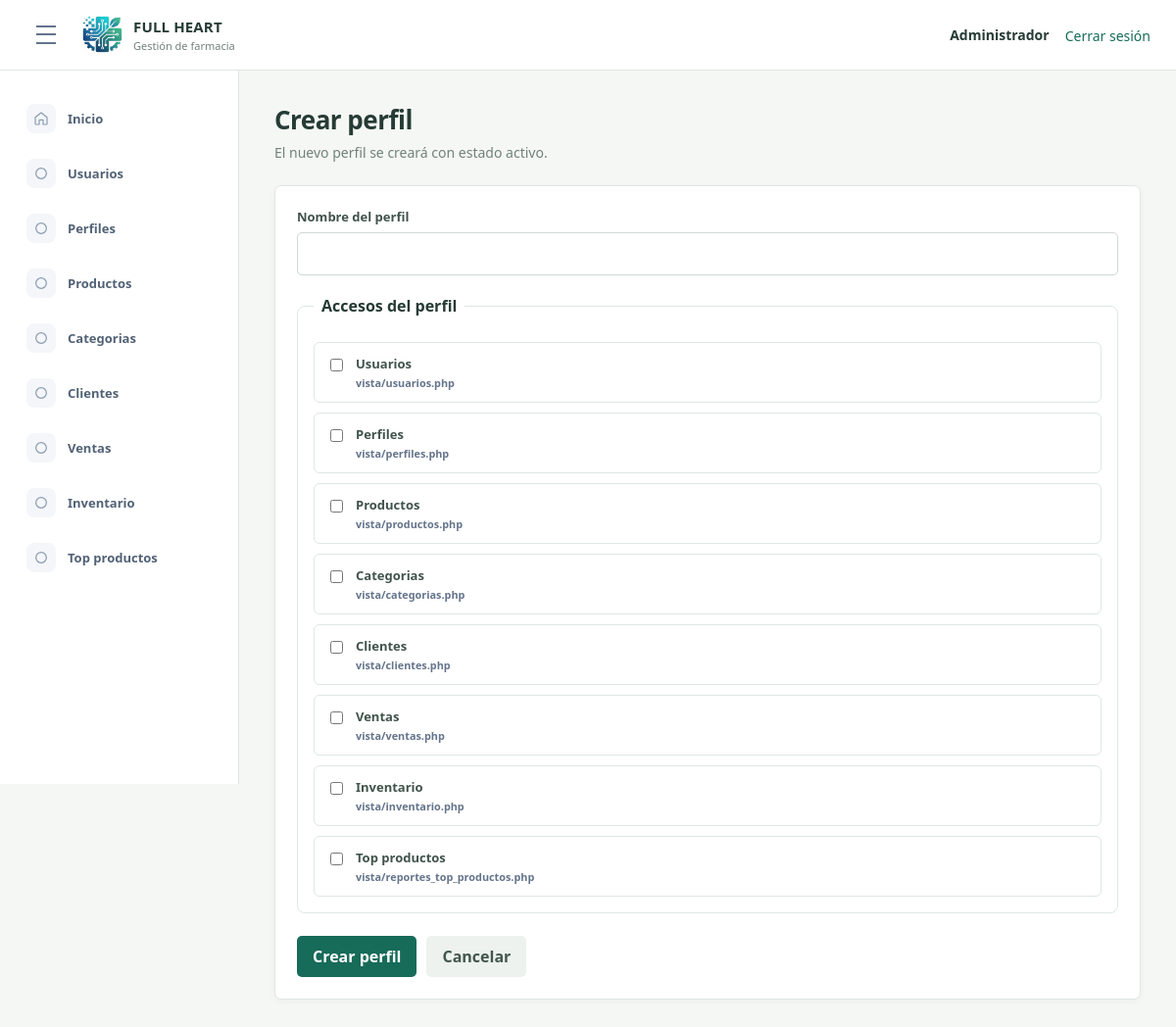
Page /index.php?route=module/perfiles/crear (signed in) on the earlier database version.
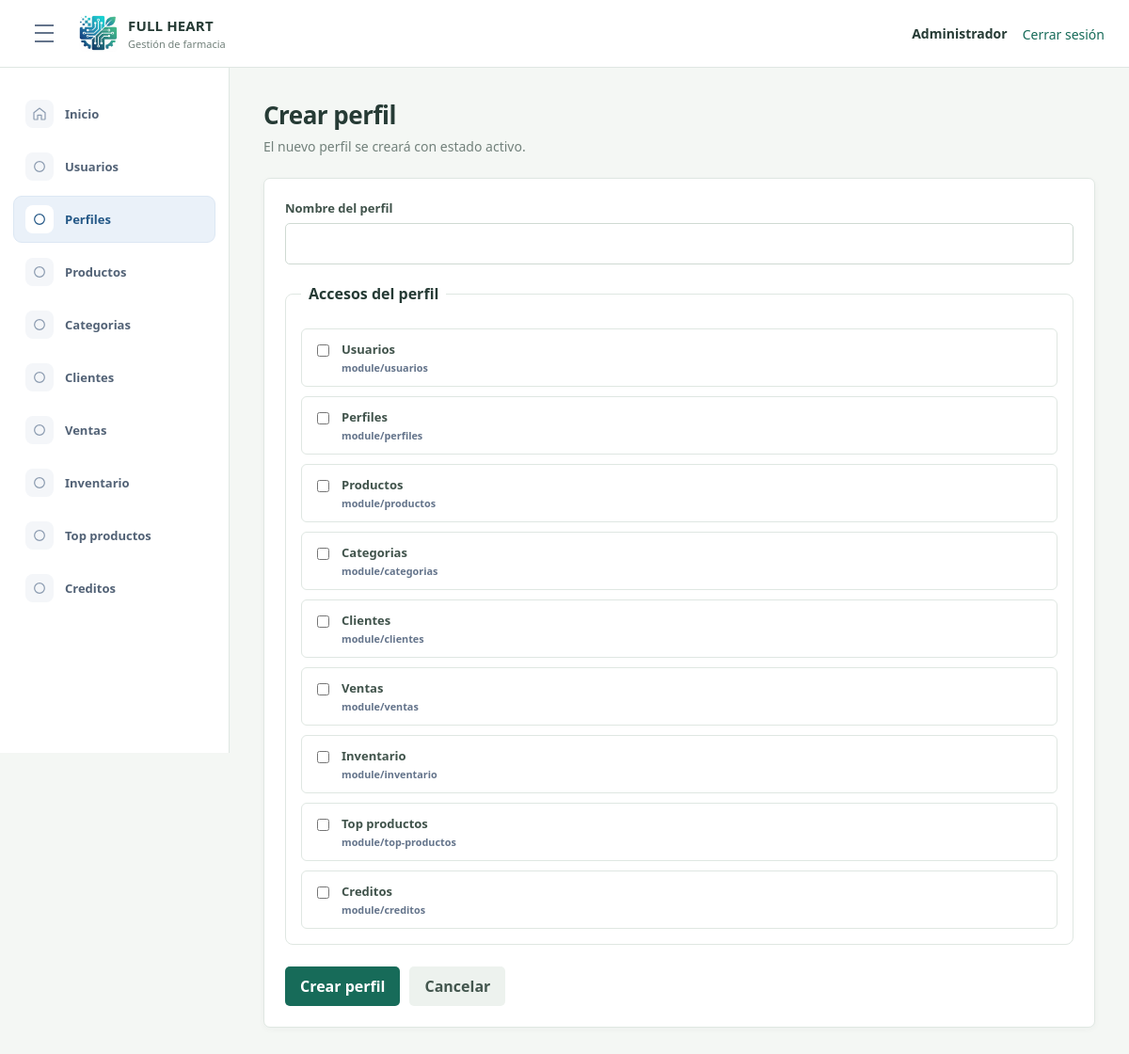
Same page on the later database version.
### tables this page shows
CREATE TABLE `opcion` (
  `idopcion` int(11) NOT NULL AUTO_INCREMENT,
  `descripcion` varchar(100) NOT NULL,
  `url` varchar(200) NOT NULL,
  `icono` varchar(50) NOT NULL DEFAULT 'fa-circle',
  `estado` tinyint(1) NOT NULL DEFAULT 1,
  `fecha_creacion` datetime NOT NULL DEFAULT current_timestamp(),
  PRIMARY KEY (`idopcion`)
);

### app/Controllers/PerfilController.php (called while the page is built, shortened)
<?php
class PerfilController
{
    private Profile $profiles;
    public function __construct(Profile $profiles)
    {
        $this->profiles = $profiles;
    }
    public function create(): void
    {
        $this->form(false);
    }
    private function form(bool $editing): void
    {
        $menuOptions = $this->requireAccess(["GET", "POST"]);
        $profile = $editing ? $this->requireProfile($_GET["id"] ?? null) : ["idperfil" => 0, "nombre" => ""];
        $accessOptions = $this->profiles->optionsWithAccess((int) ($profile["idperfil"] ?? 0));
        require __DIR__ . "/../Views/layout/app.php";
    }
    private function requireAccess(array $methods): array
    {
        $menuOptions = $this->profiles->menuOptions((int) ($_SESSION["idperfil"] ?? 0));
        foreach ($menuOptions as $option) {
            if (in_array($option["url"] ?? "", ["module/perfiles", "vista/perfiles.php"], true)) {
                $allowed = true;
                break;
            }
        }
        return $menuOptions;
    }
}

### app/Models/Profile.php (called while the page is built, shortened)
<?php
class Profile
{
    private PDO $db;
    public function __construct(PDO $db)
    {
        $this->db = $db;
    }
    public function optionsWithAccess(int $profileId = 0): array
    {
        $sql = "SELECT o.idopcion, o.descripcion, o.url, o.icono,
                       CASE WHEN a.idopcion IS NULL THEN 0 ELSE a.estado END AS permitido
                FROM opcion o
                LEFT JOIN acceso a ON a.idopcion = o.idopcion AND a.idperfil = :idperfil
                WHERE o.estado = 1
                ORDER BY o.idopcion";
        $statement = $this->db->prepare($sql);
        $statement->execute(["idperfil" => $profileId]);
        return $statement->fetchAll(PDO::FETCH_ASSOC);
    }
    public function menuOptions(int $profileId): array
    {
        $sql = "SELECT o.descripcion, o.url, o.icono
                FROM perfil p
                INNER JOIN opcion o ON o.estado = 1
                LEFT JOIN acceso a ON a.idopcion = o.idopcion AND a.idperfil = p.idperfil
                WHERE p.idperfil = :idperfil
                  AND (UPPER(p.nombre) = 'ADMINISTRADOR' OR a.estado = 1)
                ORDER BY o.idopcion";
        $statement = $this->db->prepare($sql);
        $statement->execute(["idperfil" => $profileId]);
        return $statement->fetchAll();
    }
}

### app/Models/User.php (called while the page is built, shortened)
<?php
class User
{
    private PDO $db;
    public function __construct(PDO $db)
    {
        $this->db = $db;
    }
    public function isActive(int $id): bool
    {
        $statement = $this->db->prepare("SELECT 1 FROM usuario WHERE idusuario = :id AND estado = 1");
        $statement->execute(["id" => $id]);
        return $statement->fetchColumn() !== false;
    }
}

### app/Views/perfiles/form.php (the view, shortened to what this page needs)
<div class="page-title">
    <h1><?= $editing ? "Editar perfil" : "Crear perfil" ?></h1>
    <p><?= $editing ? "Actualiza el nombre del perfil." : "El nuevo perfil se creará con estado activo." ?></p>
</div>
<section class="panel">
    <form class="form-stack" method="post" action="index.php?route=module/perfiles/<?= $editing ? 'editar&amp;id=' . (int) $profile['idperfil'] : 'crear' ?>">
        <div class="form-field">
            <label for="nombre">Nombre del perfil</label>
            <input id="nombre" name="nombre" type="text" maxlength="50" required value="<?= htmlspecialchars($profile["nombre"], ENT_QUOTES, "UTF-8") ?>">
        </div>
        <fieldset class="access-grid">
            <legend>Accesos del perfil</legend>
            <?php foreach ($accessOptions as $option): ?>
                <label class="check-card">
                    <input type="checkbox" name="opciones[]" value="<?= (int) $option["idopcion"] ?>" <?= (int) $option["permitido"] === 1 ? "checked" : "" ?>>
                    <span>
                        <strong><?= htmlspecialchars($option["descripcion"], ENT_QUOTES, "UTF-8") ?></strong>
                        <small><?= htmlspecialchars($option["url"], ENT_QUOTES, "UTF-8") ?></small>
                    </span>
                </label>
            <?php endforeach; ?>
        </fieldset>
        <div class="form-actions">
            <button class="btn btn-primary" type="submit"><?= $editing ? "Guardar cambios" : "Crear perfil" ?></button>
            <a class="btn btn-light" href="index.php?route=module/perfiles">Cancelar</a>
        </div>
    </form>
</section>

### index.php (shortened to what this page needs)
<?php
require __DIR__ . "/app/Models/User.php";
require __DIR__ . "/app/Models/Profile.php";
require __DIR__ . "/app/Controllers/PerfilController.php";
$db = Database::connect();
$perfilController = new PerfilController(new Profile($db));
if (isset($_SESSION["idusuario"]) && !(new User($db))->isActive((int) $_SESSION["idusuario"])) {
    $_SESSION = [];
    session_destroy();
    header("Location: index.php");
    exit;
}
$route = $_GET["route"] ?? (isset($_SESSION["idusuario"]) ? "dashboard" : "login");
$perfilRoutes = [
    "module/perfiles" => "index",
    "vista/perfiles.php" => "index",
    "module/perfiles/crear" => "create",
    "module/perfiles/editar" => "edit",
    "module/perfiles/estado" => "changeStatus"
];
if (isset($perfilRoutes[$route])) {
    $perfilController->{$perfilRoutes[$route]}();
    exit;
}

### app/Views/layout/app.php (shortened to what this page needs)
<!DOCTYPE html>
<html lang="es">
<head>
    <link rel="stylesheet" href="public/css/styles.css?v=20261120-stock-alert-toasts">
</head>
<body class="app-body">
    <?php require __DIR__ . "/header.php"; ?>
    <div class="layout">
        <?php require __DIR__ . "/sidebar.php"; ?>
        <div class="contenido">
            <main>
                <?php require $view; ?>
            </main>
        </div>
    </div>
</body>
</html>

### app/Views/layout/header.php (shortened to what this page needs)
<header class="topbar">
    <div class="topbar-left">
        <button class="menu-toggle" type="button" aria-label="Alternar menu" aria-expanded="true">
            <span></span>
            <span></span>
            <span></span>
        </button>
        <a class="brand-link" href="index.php?route=dashboard">
            <img src="public/img/farmacia-logo.png" alt="" width="42" height="42">
            <span><strong>FULL HEART</strong><small>Gestión de farmacia</small></span>
        </a>
    </div>
    <div class="topbar-user">
        <span><?= htmlspecialchars($_SESSION["nombre"] ?? "") ?></span>
        <form class="logout-form" action="index.php?route=logout" method="post">
            <button class="logout-link" type="submit">Cerrar sesión</button>
        </form>
    </div>
</header>

### app/Views/layout/sidebar.php
<?php $currentRoute = $_GET["route"] ?? "dashboard"; ?>
<aside class="sidebar">
    <nav aria-label="Menu principal">
        <a href="index.php?route=dashboard" <?= $currentRoute === "dashboard" ? 'aria-current="page"' : "" ?>><span class="nav-icon" aria-hidden="true"><svg viewBox="0 0 24 24"><path d="m3 10 9-7 9 7v10a1 1 0 0 1-1 1h-5v-7H9v7H4a1 1 0 0 1-1-1z"/></svg></span><span>Inicio</span></a>
        <?php foreach ($menuOptions as $option): ?>
            <?php $route = $option["url"] ?? ""; ?>
            <?php
                $icons = [
                    "module/usuarios" => '<circle cx="9" cy="8" r="3"/><path d="M3 20v-1a6 6 0 0 1 12 0v1zM16 5.5a3 3 0 0 1 0 5.8M18 14a5 5 0 0 1 3 4.5V20h-3"/>',
                    "module/perfiles" => '<rect x="5" y="3" width="14" height="18" rx="2"/><path d="M9 3.5h6M9 10h6M9 14h6M9 18h3"/>',
                    "module/productos" => '<path d="m4 7 8-4 8 4-8 4zM4 7v10l8 4 8-4V7M12 11v10"/>',
                    "module/categorias" => '<path d="M20 13 11 22l-9-9V3h10z"/><circle cx="7" cy="7" r="1"/>',
                    "module/clientes" => '<rect x="4" y="3" width="16" height="18" rx="2"/><circle cx="12" cy="9" r="3"/><path d="M8 17a4 4 0 0 1 8 0"/>',
                    "module/ventas" => '<path d="M3 4h2l2.5 11h11L21 7H6M9 19h.01M18 19h.01"/>',
                    "module/inventario" => '<path d="M3 21h18M5 21V8l7-5 7 5v13M9 21v-6h6v6M9 10h.01M15 10h.01"/>',
                    "module/top-productos" => '<path d="M4 20V10M10 20V4M16 20v-7M22 20H2"/>',
                    "module/creditos" => '<rect x="3" y="6" width="18" height="13" rx="2"/><path d="M3 10h18M7 15h4"/>'
                ];
                $icon = $icons[$route] ?? '<circle cx="12" cy="12" r="8"/>';
            ?>
            <a href="index.php?route=<?= urlencode($route) ?>" <?= ($currentRoute === $route || str_starts_with($currentRoute, $route . "/")) ? 'aria-current="page"' : "" ?>>
                <span class="nav-icon" aria-hidden="true"><svg viewBox="0 0 24 24"><?= $icon ?></svg></span>
                <span><?= htmlspecialchars($option["descripcion"]) ?></span>
            </a>
        <?php endforeach; ?>
    </nav>
</aside>

Differences in the rows shown:
changed opcion "Usuarios": url "vista/usuarios.php" → "module/usuarios"
changed opcion "Perfiles": url "vista/perfiles.php" → "module/perfiles"
changed opcion "Productos": url "vista/productos.php" → "module/productos"
changed opcion "Categorias": url "vista/categorias.php" → "module/categorias"
changed opcion "Clientes": url "vista/clientes.php" → "module/clientes"
changed opcion "Ventas": url "vista/ventas.php" → "module/ventas"
changed opcion "Inventario": url "vista/inventario.php" → "module/inventario"
changed opcion "Top productos": url "vista/reportes_top_productos.php" → "module/top-productos"
added opcion: descripcion "Creditos", url "module/creditos"
